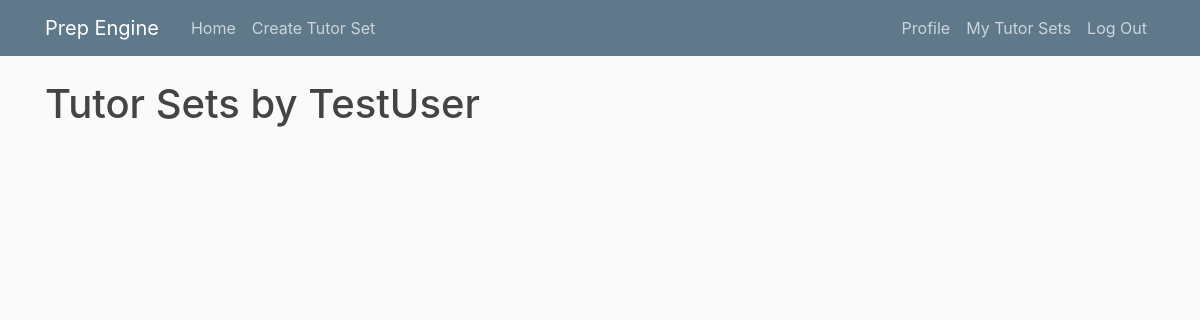
The page /creator/creatorProfile/2 (signed in) on the database as committed earlier.
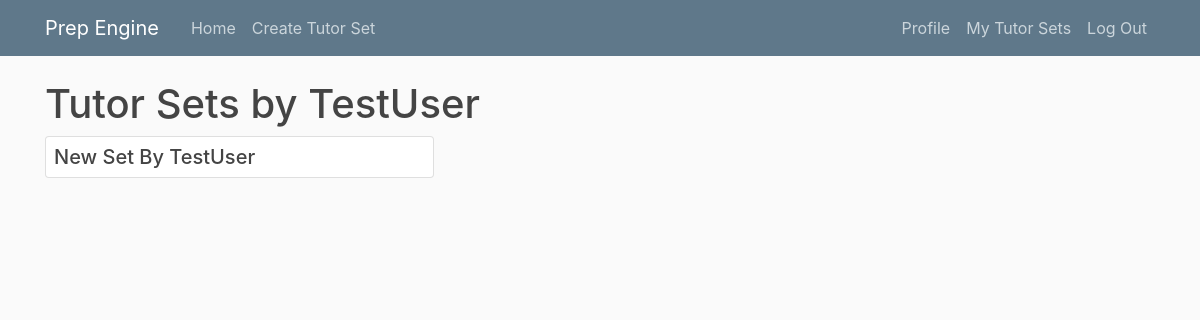
The same page on the database as committed later.
### tutor_sets/models.py (models this page shows, shortened)
class TutorSet(models.Model):
    title = models.CharField(max_length=100)
    score = models.PositiveIntegerField(default=0)
    totalQuestions = models.PositiveIntegerField(default=0)
    author = models.ForeignKey(User, on_delete=models.CASCADE)

### users/views.py (the view)
# urls.py: path('creatorProfile/<creator_pk>', CreatorTutorSetListView.as_view(), name='creator-profile'),
class CreatorTutorSetListView(ListView):
    model = TutorSet
    template_name = 'users/creator_profile.html'
    context_object_name = 'tutorSets'
    paginate_by = 5
    def get_queryset(self):
        creator = get_object_or_404(User, pk=self.kwargs.get('creator_pk'))
        return TutorSet.objects.filter(author=creator)
    def get_context_data(self, **kwargs):
        creator = get_object_or_404(User, pk=self.kwargs.get('creator_pk'))
        context = super(CreatorTutorSetListView, self).get_context_data(**kwargs)
        context['creator'] = creator
        return context

### users/templates/users/creator_profile.html (shortened to what this page needs)
{% extends "home/base.html" %}
{% load crispy_forms_tags %}
{% block content %}
    <h1>Tutor Sets by {{ creator.username }}</h1>
{% for tutorSet in tutorSets %}
    <a style="text-decoration: none" href="{% url 'tutorSet-detail' tutorSet.pk %}">
            <div class="card mt-2 mb-2" style="width: 35%">
                <h5 class="card-title m-2">{{ tutorSet.title }}</h5>
            </div>
        </a>
{% endfor %}
{% endblock content %}

Rows that differ between the two databases and show on the page:
added TutorSet: title "New Set By TestUser"
